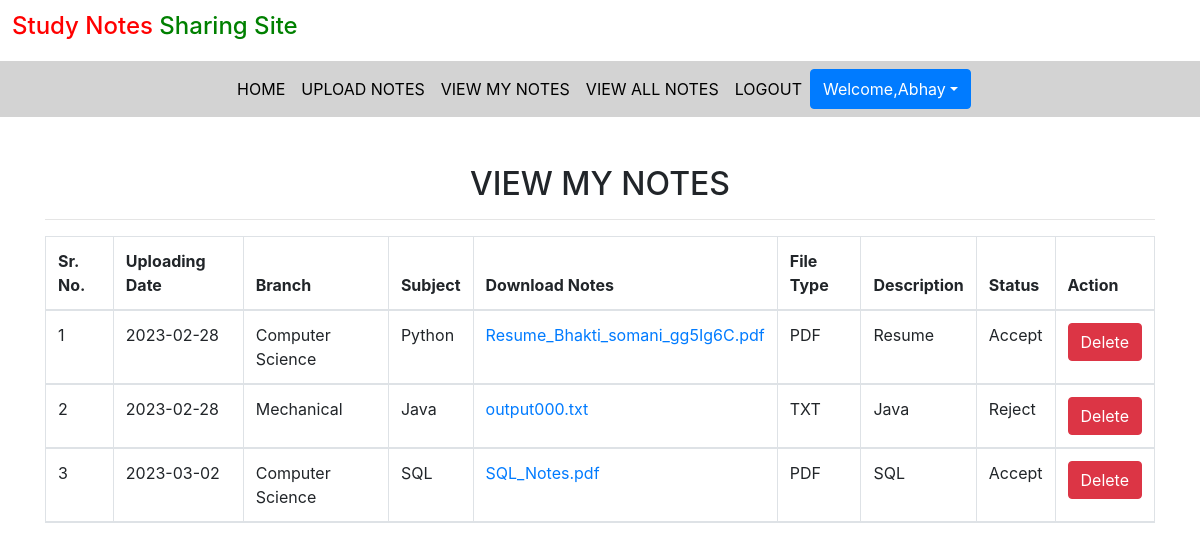
Page /view_mynotes (signed in) on the committed database.
### notes/models.py (models this page shows, shortened)
class Notes(models.Model):
    user = models.ForeignKey(User,on_delete=models.CASCADE)
    uploadingdate = models.CharField(max_length=30)
    branch = models.CharField(max_length=30)
    subject = models.CharField(max_length=30)
    notesfile = models.FileField(null=True)
    filetype = models.CharField(max_length=30)
    discription = models.CharField(max_length=200,null=True)
    status = models.CharField(max_length=15)

### notes/views.py (the view)
# urls.py: path('view_mynotes',view_mynotes,name="view_mynotes"),
def view_mynotes(request):
    if not request.user.is_authenticated:
        return redirect('login')
    user = User.objects.get(id=request.user.id)
    notes = Notes.objects.filter(user=user)
    d ={'notes':notes}
    return render(request,'view_mynotes.html',d)

### notes/templates/view_mynotes.html
{% extends 'usernavigation.html' %}
{% block body %}
{% load static%}
<div class="container mt-5">
    <h2 class="text-center">VIEW MY NOTES</h2>
    <hr>
    <table class="table table-bordered" id="myTable">
        <thead>
        <tr>
            <th>Sr. No.</th>
            <th>Uploading Date</th>
            <th>Branch</th>
            <th>Subject</th>
            <th>Download Notes</th>
            <th>File Type</th>
            <th>Description</th>
            <th>Status</th>
            <th>Action</th>
        </tr>
        {% for i in notes %}
        <tr>
            <td>{{ forloop.counter}}</td>
            <td>{{i.uploadingdate}}</td>
            <td>{{i.branch}}</td>
            <td>{{i.subject}}</td>
            <td><a href="{{i.notesfile.url}}" download> {{i.notesfile}}</a></td>
            <td>{{i.filetype}}</td>
            <td>{{i.discription}}</td>
            <td>{{i.status}}</td>
            <td><a href="{% url 'delete_mynotes' i.id %}" class= "btn btn-danger" onclick = "return confirm('Are you sure ?')">Delete</a></td>
        </tr>
        {% endfor%}
        </thead>
    </table>
</div>
{% endblock%}

### notes/templates/usernavigation.html (shortened to what this page needs)
<!DOCTYPE html>
<html lang="en">
<head>
{%load static%}
  <link rel="stylesheet" href="https://maxcdn.bootstrapcdn.com/bootstrap/4.3.1/css/bootstrap.min.css">
  <link rel="stylesheet" href="https://use.fontawesome.com/releases/v5.6.3/css/all.css">
  <link rel="stylesheet" href="{% static 'css/mystyle.css' %}">
</head>
<body>
<h4 style= "padding: 1%"><span style="color:red"> Study Notes</span> <span style="color:green">Sharing Site</span></h4>
<nav class = "navbar navbar-expand-sm justify-content-center" style = "background-color:lightgrey" >
<ul class= "navbar-nav">
    <li class = "navbar-item">
        <a class="nav-link" href="#">HOME</a>
    </li>
    <li class = "navbar-item">
        <a class="nav-link" href="{% url 'upload_notes' %}">UPLOAD NOTES</a>
    </li>
    <li class = "navbar-item">
        <a class="nav-link" href="{% url 'view_mynotes' %}">VIEW MY NOTES</a>
    </li>
    <li class = "navbar-item">
        <a class="nav-link" href="{% url 'view_all_notes' %}">VIEW ALL NOTES</a>
    </li>
    <li class = "navbar-item">
        <a class="nav-link" href="{% url 'logout' %}">LOGOUT</a>
    </li>
    <div class ="btn-group">
        <button type="button" class=" btn btn-primary dropdown-toggle" data-toggle="dropdown">Welcome,{{ request.user.first_name }}</button>
    </div>
</ul>
</nav>
</body>
</html>
{% block body%}
{% endblock%}

### notes/static/css/mystyle.css (style rules this page uses)
.nav-link { color: black }

### rows in the picture
Notes: uploadingdate "2023-02-28", branch "Computer Science", subject "Python", notesfile "Resume_Bhakti_somani_gg5Ig6C.pdf", filetype "PDF", discription "Resume", status "Accept"
Notes: uploadingdate "2023-02-28", branch "Mechanical", subject "Java", notesfile "output000.txt", filetype "TXT", discription "Java", status "Reject"
Notes: uploadingdate "2023-03-02", branch "Computer Science", subject "SQL", notesfile "SQL_Notes.pdf", filetype "PDF", discription "SQL", status "Accept"

### other values in the picture
{{ request.user.first_name }} "Abhay"
